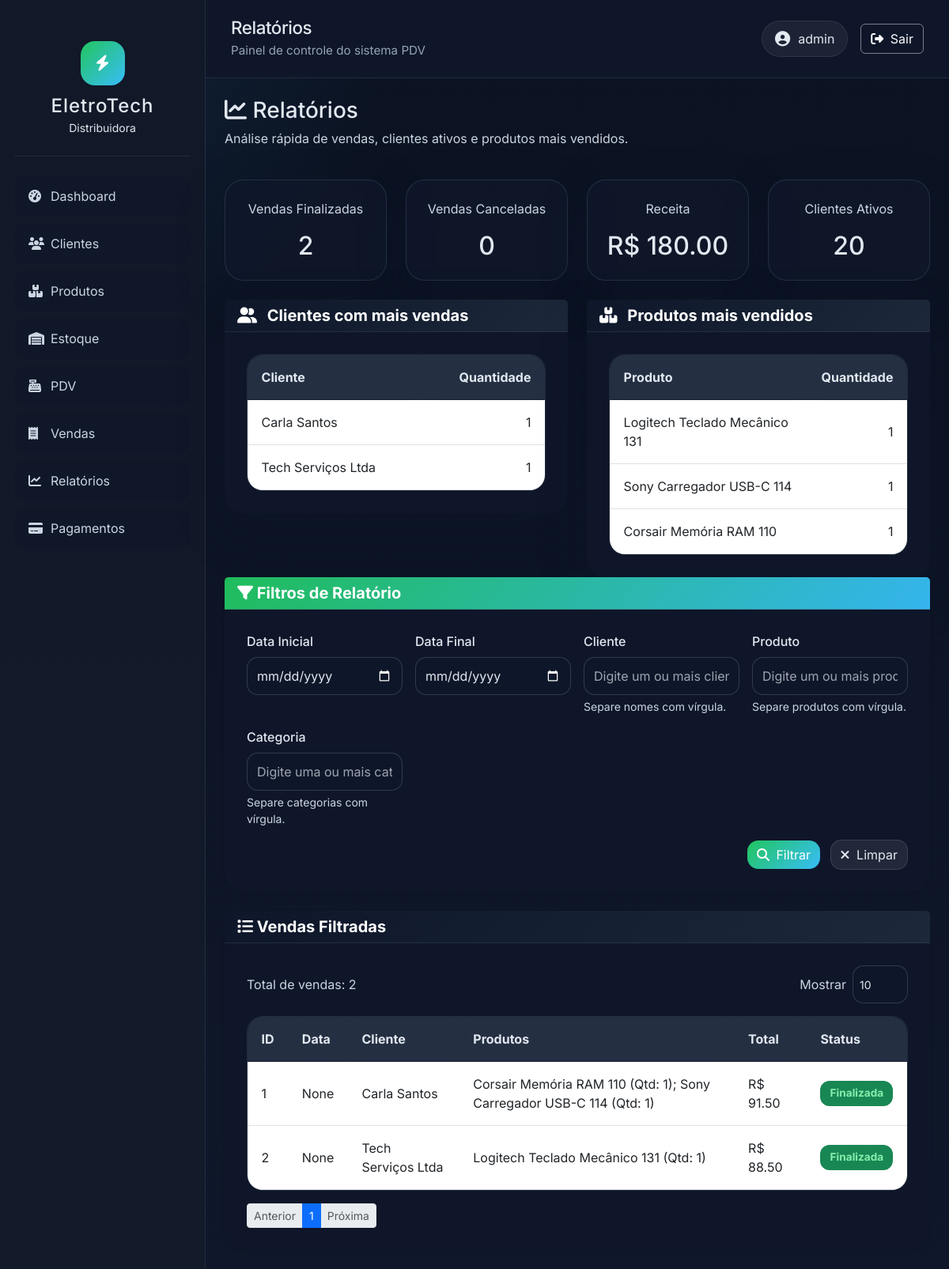
The app's page /reports (signed in) with its own data.
### tables this page shows
CREATE TABLE clients (
        id INTEGER PRIMARY KEY AUTOINCREMENT,
        name TEXT,
        cpf TEXT UNIQUE,
        email TEXT,
        status TEXT
    , phone TEXT, address TEXT, created_at TEXT DEFAULT CURRENT_TIMESTAMP, gender TEXT DEFAULT 'Masculino', cep TEXT, street TEXT, number TEXT, neighborhood TEXT, city TEXT, state TEXT);

CREATE TABLE products (
        id INTEGER PRIMARY KEY AUTOINCREMENT,
        code TEXT UNIQUE,
        name TEXT,
        cost REAL,
        price REAL,
        stock INTEGER DEFAULT 0,
        min_stock INTEGER
    , barcode TEXT, description TEXT, category TEXT, brand TEXT, margin REAL, unit TEXT DEFAULT 'UN', status TEXT DEFAULT 'Ativo');

CREATE TABLE sales (
        id INTEGER PRIMARY KEY AUTOINCREMENT,
        client_id INTEGER,
        total REAL,
        created_at TEXT
    , discount REAL DEFAULT 0, status TEXT DEFAULT 'Finalizada');

### routes/main.py (the view)
@main.route('/reports')
def reports():
    if 'user' not in session:
        return redirect('/')
    conn = get_db()
    cur = conn.cursor()
    cur.execute("SELECT COUNT(*) as total_finalized FROM sales WHERE status='Finalizada'")
    total_finalized = cur.fetchone()['total_finalized']
    cur.execute("SELECT COUNT(*) as total_cancelled FROM sales WHERE status='Cancelada'")
    total_cancelled = cur.fetchone()['total_cancelled']
    cur.execute("SELECT SUM(total) as revenue FROM sales WHERE status='Finalizada'")
    revenue = cur.fetchone()['revenue'] or 0
    cur.execute("SELECT COUNT(*) as active_clients FROM clients WHERE status='Ativo'")
    active_clients = cur.fetchone()['active_clients']
    cur.execute("SELECT p.name as client_name, COUNT(s.id) as sale_count FROM sales s JOIN clients p ON s.client_id = p.id WHERE s.client_id IS NOT NULL GROUP BY p.id ORDER BY sale_count DESC LIMIT 5")
    top_clients = cur.fetchall()
    cur.execute("SELECT pr.name as product_name, SUM(si.quantity) as sold_quantity FROM sale_items si JOIN products pr ON si.product_id = pr.id JOIN sales s ON si.sale_id = s.id WHERE s.status='Finalizada' GROUP BY pr.id ORDER BY sold_quantity DESC LIMIT 5")
    top_products = cur.fetchall()
    start_date = request.args.get('start_date', '')
    end_date = request.args.get('end_date', '')
    client_search = request.args.get('client_search', '')
    product_search = request.args.get('product_search', '')
    category_search = request.args.get('category_search', '')
    per_page = int(request.args.get('per_page', 10))
    if per_page not in [10, 20, 40, 60, 80, 100]:
        per_page = 10
    page = int(request.args.get('page', 1))
    if page < 1:
        page = 1
    query = """
    SELECT s.id, s.created_at, s.total, s.status, c.name as client_name,
           GROUP_CONCAT(p.name || ' (Qtd: ' || si.quantity || ')', '; ') as products
    FROM sales s
    LEFT JOIN clients c ON s.client_id = c.id
    LEFT JOIN sale_items si ON s.id = si.sale_id
    LEFT JOIN products p ON si.product_id = p.id
    WHERE 1=1
    """
    params = []
    if start_date:
        query += " AND DATE(s.created_at) >= ?"
        params.append(start_date)
    if end_date:
        query += " AND DATE(s.created_at) <= ?"
        params.append(end_date)
    if client_search:
        client_terms = [term.strip().lower() for term in client_search.replace(';', ',').split(',') if term.strip()]
        if client_terms:
            query += " AND (" + " OR ".join(["LOWER(c.name) LIKE ?" for _ in client_terms]) + ")"
            params.extend([f"%{term}%" for term in client_terms])
    if product_search:
        product_terms = [term.strip().lower() for term in product_search.replace(';', ',').split(',') if term.strip()]
        if product_terms:
            query += " AND (" + " OR ".join(["LOWER(p.name) LIKE ?" for _ in product_terms]) + ")"
            params.extend([f"%{term}%" for term in product_terms])
    if category_search:
        category_terms = [term.strip().lower() for term in category_search.replace(';', ',').split(',') if term.strip()]
        if category_terms:
            query += " AND (" + " OR ".join(["LOWER(p.category) LIKE ?" for _ in category_terms]) + ")"
            params.extend([f"%{term}%" for term in category_terms])
    query += " GROUP BY s.id ORDER BY s.created_at DESC"
    count_query = f"SELECT COUNT(*) as total FROM ({query}) as sub"
    cur.execute(count_query, params)
    total_sales = cur.fetchone()['total']
    total_pages = max(1, math.ceil(total_sales / per_page))
    if page > total_pages:
        page = total_pages
    offset = (page - 1) * per_page
    paginated_query = query + " LIMIT ? OFFSET ?"
    params.extend([per_page, offset])
    cur.execute(paginated_query, params)
    filtered_sales = cur.fetchall()
    return render_template('reports.html',
                           total_finalized=total_finalized,
                           total_cancelled=total_cancelled,
                           revenue=revenue,
                           active_clients=active_clients,
                           top_clients=top_clients,
                           top_products=top_products,
                           filtered_sales=filtered_sales,
                           page=page,
                           per_page=per_page,
                           total_pages=total_pages,
                           total_sales=total_sales,
                           start_date=start_date,
                           end_date=end_date,
                           client_search=client_search,
                           product_search=product_search,
                           category_search=category_search)

### templates/reports.html (shortened to what this page needs)
{% extends "base.html" %}
{% block title %}Relatórios{% endblock %}
{% block content %}
<div class="d-flex justify-content-between align-items-center mb-4">
    <div>
        <h3 class="page-heading"><i class="fas fa-chart-line"></i> Relatórios</h3>
        <p class="text-muted">Análise rápida de vendas, clientes ativos e produtos mais vendidos.</p>
    </div>
</div>
<div class="row g-4 mb-4">
    <div class="col-lg-3 col-sm-6">
        <div class="card py-4 px-4 text-center">
            <div class="mb-3 text-muted">Vendas Finalizadas</div>
            <h2 class="mb-0">{{ total_finalized }}</h2>
        </div>
    </div>
    <div class="col-lg-3 col-sm-6">
        <div class="card py-4 px-4 text-center">
            <div class="mb-3 text-muted">Vendas Canceladas</div>
            <h2 class="mb-0">{{ total_cancelled }}</h2>
        </div>
    </div>
    <div class="col-lg-3 col-sm-6">
        <div class="card py-4 px-4 text-center">
            <div class="mb-3 text-muted">Receita</div>
            <h2 class="mb-0">R$ {{ "%.2f"|format(revenue) }}</h2>
        </div>
    </div>
    <div class="col-lg-3 col-sm-6">
        <div class="card py-4 px-4 text-center">
            <div class="mb-3 text-muted">Clientes Ativos</div>
            <h2 class="mb-0">{{ active_clients }}</h2>
        </div>
    </div>
</div>
<div class="row g-4">
    <div class="col-lg-6">
        <div class="card border-0">
            <div class="card-header bg-gradient-secondary text-white">
                <h5 class="mb-0"><i class="fas fa-user-friends me-2"></i> Clientes com mais vendas</h5>
            </div>
            <div class="card-body">
                <div class="table-responsive">
                    <table class="table table-hover align-middle mb-0">
                        <thead class="table-header-fixed">
                            <tr>
                                <th>Cliente</th>
                                <th class="text-end">Quantidade</th>
                            </tr>
                        </thead>
                        <tbody>
                            {% for client in top_clients %}
                            <tr>
                                <td>{{ client.client_name }}</td>
                                <td class="text-end">{{ client.sale_count }}</td>
                            </tr>
                            {% else %}
                            <tr><td colspan="2" class="text-muted">Nenhum cliente com vendas registradas.</td></tr>
                            {% endfor %}
                        </tbody>
                    </table>
                </div>
            </div>
        </div>
    </div>
    <div class="col-lg-6">
        <div class="card border-0">
            <div class="card-header bg-gradient-secondary text-white">
                <h5 class="mb-0"><i class="fas fa-boxes me-2"></i> Produtos mais vendidos</h5>
            </div>
            <div class="card-body">
                <div class="table-responsive">
                    <table class="table table-hover align-middle mb-0">
                        <thead class="table-header-fixed">
                            <tr>
                                <th>Produto</th>
                                <th class="text-end">Quantidade</th>
                            </tr>
                        </thead>
                        <tbody>
                            {% for product in top_products %}
                            <tr>
                                <td>{{ product.product_name }}</td>
                                <td class="text-end">{{ product.sold_quantity }}</td>
                            </tr>
                            {% else %}
                            <tr><td colspan="2" class="text-muted">Nenhum produto vendido ainda.</td></tr>
                            {% endfor %}
                        </tbody>
                    </table>
                </div>
            </div>
        </div>
    </div>
</div>
<div class="card shadow-sm border-0 mb-4">
    <div class="card-header bg-gradient-primary text-white">
        <h5 class="mb-0"><i class="fas fa-filter"></i> Filtros de Relatório</h5>
    </div>
    <div class="card-body">
        <form method="GET" class="row g-3">
            <div class="col-md-3">
                <label class="form-label">Data Inicial</label>
                <input type="date" name="start_date" class="form-control" value="{{ start_date }}">
            </div>
            <div class="col-md-3">
                <label class="form-label">Data Final</label>
                <input type="date" name="end_date" class="form-control" value="{{ end_date }}">
            </div>
            <div class="col-md-3">
                <label class="form-label">Cliente</label>
                <input type="text" name="client_search" id="clientSearch" class="form-control" placeholder="Digite um ou mais clientes" value="{{ client_search }}">
                <div class="form-text text-muted">Separe nomes com vírgula.</div>
            </div>
            <div class="col-md-3">
                <label class="form-label">Produto</label>
                <input type="text" name="product_search" id="productSearch" class="form-control" placeholder="Digite um ou mais produtos" value="{{ product_search }}">
                <div class="form-text text-muted">Separe produtos com vírgula.</div>
            </div>
            <div class="col-md-3">
                <label class="form-label">Categoria</label>
                <input type="text" name="category_search" id="categorySearch" class="form-control" placeholder="Digite uma ou mais categorias" value="{{ category_search }}">
                <div class="form-text text-muted">Separe categorias com vírgula.</div>
            </div>
            <div class="col-12 text-end">
                <button type="submit" class="btn btn-primary"><i class="fas fa-search me-1"></i> Filtrar</button>
                <a href="{{ url_for('main.reports') }}" class="btn btn-secondary ms-2"><i class="fas fa-times me-1"></i> Limpar</a>
            </div>
        </form>
    </div>
</div>
<div class="card shadow-sm border-0">
    <div class="card-header bg-gradient-secondary text-white">
        <h5 class="mb-0"><i class="fas fa-list"></i> Vendas Filtradas</h5>
    </div>
    <div class="card-body">
        <div class="d-flex justify-content-between align-items-center mb-3 flex-wrap gap-3">
            <div class="d-flex align-items-center gap-2">
                <div class="text-muted">Total de vendas: {{ total_sales }}</div>
            </div>
            <div class="d-flex align-items-center gap-2">
                <label class="mb-0 text-muted">Mostrar</label>
                <select id="salesPerPage" class="form-select form-select-sm" onchange="changeSalesLimit()">
                    {% for option in [10,20,40,60,80,100] %}
                    <option value="{{ option }}" {% if per_page == option %}selected{% endif %}>{{ option }}</option>
                    {% endfor %}
                </select>
            </div>
        </div>
        <div class="table-responsive table-scroll">
            <table class="table table-hover align-middle mb-0">
                <thead class="table-header-fixed">
                    <tr>
                        <th>ID</th>
                        <th>Data</th>
                        <th>Cliente</th>
                        <th>Produtos</th>
                        <th>Total</th>
                        <th>Status</th>
                    </tr>
                </thead>
                <tbody>
                    {% for sale in filtered_sales %}
                    <tr>
                        <td>{{ sale.id }}</td>
                        <td>{{ sale.created_at }}</td>
                        <td>{{ sale.client_name or 'Não informado' }}</td>
                        <td>{{ sale.products or '-' }}</td>
                        <td>R$ {{ "%.2f"|format(sale.total) }}</td>
                        <td><span class="badge bg-{{ 'success' if sale.status == 'Finalizada' else 'danger' }}">{{ sale.status }}</span></td>
                    </tr>
                    {% endfor %}
                </tbody>
            </table>
        </div>
        <div class="d-flex justify-content-between align-items-center mt-3">
            <nav>
                <ul class="pagination pagination-sm mb-0">
                    <li class="page-item {% if page == 1 %}disabled{% endif %}"><a class="page-link" href="{{ url_for('main.reports', start_date=start_date, end_date=end_date, client_search=client_search, product_search=product_search, category_search=category_search, page=page-1, per_page=per_page) }}">Anterior</a></li>
                    {% for p in range(1, total_pages + 1) %}
                    <li class="page-item {% if p == page %}active{% endif %}"><a class="page-link" href="{{ url_for('main.reports', start_date=start_date, end_date=end_date, client_search=client_search, product_search=product_search, category_search=category_search, page=p, per_page=per_page) }}">{{ p }}</a></li>
                    {% endfor %}
                    <li class="page-item {% if page == total_pages %}disabled{% endif %}"><a class="page-link" href="{{ url_for('main.reports', start_date=start_date, end_date=end_date, client_search=client_search, product_search=product_search, category_search=category_search, page=page+1, per_page=per_page) }}">Próxima</a></li>
                </ul>
            </nav>
        </div>
    </div>
</div>
{% endblock %}

### records on screen
clients: client_name "Carla Santos", sale_count "1"
clients: client_name "Tech Serviços Ltda", sale_count "1"
products: product_name "Logitech Teclado Mecânico 131", sold_quantity "1"
products: product_name "Sony Carregador USB-C 114", sold_quantity "1"
products: product_name "Corsair Memória RAM 110", sold_quantity "1"
sales: id "1", created_at "None", client_name "Carla Santos", products "Corsair Memória RAM 110 (Qtd: 1); Sony Carregador USB-C 114 (Qtd: 1)", total "91.50", status "Finalizada"
sales: id "2", created_at "None", client_name "Tech Serviços Ltda", products "Logitech Teclado Mecânico 131 (Qtd: 1)", total "88.50", status "Finalizada"

### other values on screen
{{ session.user }} "admin"
{{ total_finalized }} "2"
{{ total_cancelled }} "0"
{{ "%.2f"|format(revenue) }} "180.00"
{{ active_clients }} "20"
{{ total_sales }} "2"
{{ p }} "1"
form field value "10"
